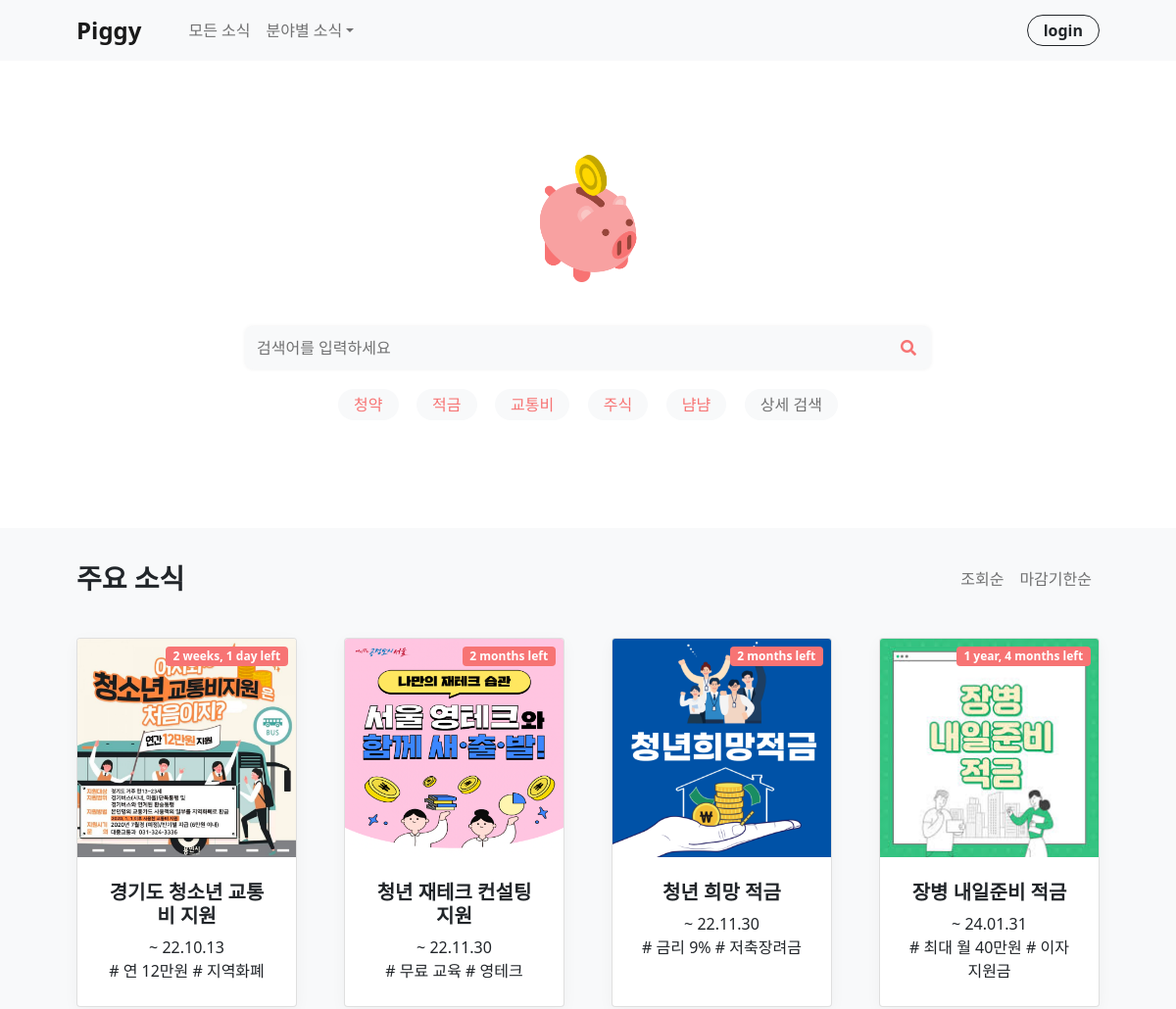
/ (upper part), run on an earlier commit of the app's database.
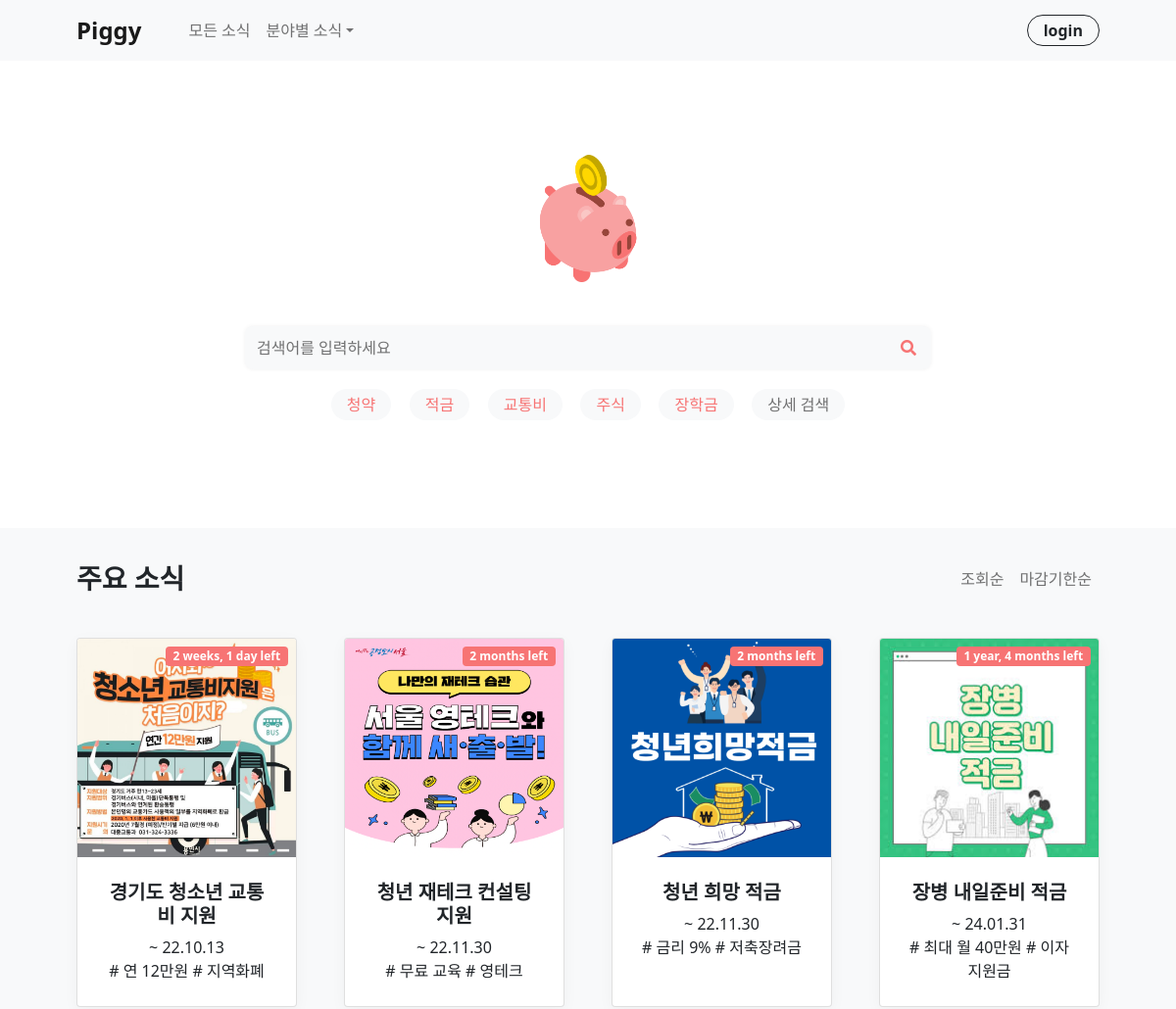
And on a later commit of the database.
### posts/models.py (models this page shows, shortened)
class Tag(models.Model):
    keyword = models.CharField(max_length=10)

### posts/views.py (the view, shortened to what this page needs)
# urls.py: path('', views.home, name='home'),
def home(request):
    posts = Post.objects.all()
    kw_tags = Tag.objects.all()
    return render(request, 'index.html', {'posts':posts, 'kw_tags':kw_tags})

### posts/templates/index.html (shortened to what this page needs)
{% extends "base.html" %}
{% block contents %}
<header class="py-5">
    <div class="container px-4 px-lg-5 my-5">
        <div class="text-center">
            <img class="main-img" src="../static/assets/piggy-bank.png" width="130px">
            <div class="search">
                <form id="searchForm" method="GET" action="{% url 'search-list' %}">
                <div class="search-box">
                    <input class="search-txt" type="text" id="search_kw" placeholder="검색어를 입력하세요">
                    <i class="fas fa-search" id="btn_search"></i>
                </form>
            </div>
                <div class="search-tag">
                    {% for tag in kw_tags %}
                        <a class="tag" href="{% url 'tag-search-list' tag.id %}">{{ tag.keyword }}</a>
                    {% endfor %}
                    <a class="tag font-gray" href="{% url 'search-list' %}">상세 검색</a>
                </div>
            </div>
        </div>
</header>
<section class="py-4 bg-light">
    <div class="navbar navbar-expand-lg navbar-light">
        <div class="container px-4 px-lg-5">
            {% if user.is_authenticated %}
            <h3 class="fw-bolder">{{ user.username }}님을 위한 맞춤 소식</h3>
            {% else %}
            <h3 class="fw-bolder">주요 소식</h3>
            {% endif %}
            <ul class="navbar-nav mb-2 ms-lg-4">
                <li class="nav-item"><a class="nav-link" href="#!">조회순</a></li>
                <li class="nav-item"><a class="nav-link" href="#!">마감기한순</a></li>
            </ul>
        </div>
        </div>
    <div class="container px-4 px-lg-5 mt-4">
        <div class="row gx-4 gx-lg-5 row-cols-2 row-cols-md-3 row-cols-xl-4 justify-content-center">
        {% for post in posts %}
            <div class="col mb-5 none-a">
                <a class="card h-100" href="{% url 'post-detail' post.id %}">
                    {% if post.end_date %}
                        <div class="badge bg-pink text-white position-absolute" style="top: 0.5rem; right: 0.5rem">{{ post.end_date|timeuntil }} left</div>
                    {% endif %}
                    <img class="card-img-top" src="{{ post.photo.url }}" alt="..."/>
                    <div class="card-body p-4">
                        <div class="text-center">
                            <h5 class="fw-bolder">{{ post.title }}</h5>
                            {% if post.end_date %}
                                ~ {{ post.end_date|date:"y.m.d" }} </br>
                            {% elif post.category == '주간 소식' %}
                                주간 소식 </br>
                            {% else %}
                                상시 </br>
                            {% endif %}
                            {{ post.subhead }}
                        </div>
                    </div>
                </a>
            </div>
        {% endfor %}
        </div>
    </div>
</section>
{% endblock %}

What changed in the data, as far as the page shows it:
changed Tag: keyword "냠냠" → "장학금"
